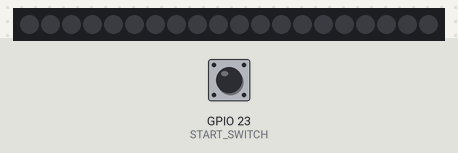
A sketch run on a simulated ESP32. Shown: 20 RGB LEDs in strip order, left to right. The test bench sets the inputs (shaded band); at power-on: GPIO 23 (START_SWITCH) HIGH. Dim RGB values are drawn brighter than linear.

Above: at 3.2 s.
3.3 s: GPIO 23 (START_SWITCH) pulled LOW for 0.15 s
At 3.45 s:
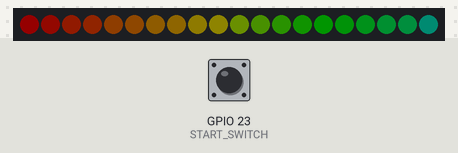
At 4.08 s:
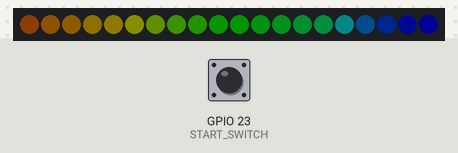
12.1 s: GPIO 23 (START_SWITCH) pulled LOW for 3.2 s
At 13.78 s:
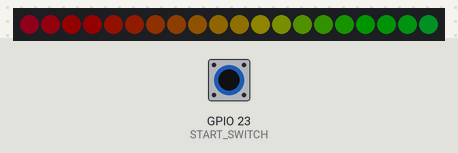
Timing chart, 0 to 15.3 s (numbered marks = the images above; inputs shaded):
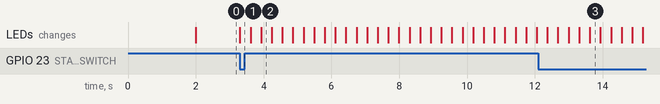

The sketch:

Leds_com_Btn.ino
```cpp
#include <FastLED.h>

// Configuration
#define LED_PIN       33
#define NUM_LEDS      20
#define BRIGHTNESS    20
#define LED_TYPE      WS2811
#define COLOR_ORDER   GRB
#define START_SWITCH  23 // Renamed for consistency

CRGB leds[NUM_LEDS];

void setup() {
  delay(2000);

  // Initialize the switch with an internal pull-up resistor
  // This assumes the switch connects pin 23 to Ground when pressed
  pinMode(START_SWITCH, INPUT_PULLUP);

  FastLED.addLeds<LED_TYPE, LED_PIN, COLOR_ORDER>(leds, NUM_LEDS).setCorrection(TypicalLEDStrip);
  FastLED.setBrightness(BRIGHTNESS);

  // Ensure LEDs start OFF
  FastLED.clear();
  FastLED.show();
}

void loop() {
  // 1. Wait for the button to be pressed (Logic is LOW when pressed due to PULLUP)
  if (digitalRead(START_SWITCH) == LOW) {
    runColorCycle(10000); // Run for 10,000 milliseconds (10 seconds)
  }
}

void runColorCycle(unsigned long duration) {
  unsigned long startTime = millis();

  // 2. Loop until the current time exceeds the start time + duration
  while (millis() - startTime < duration) {

    // Example Animation: Rainbow Cycle (more dynamic than the static dot)
    static uint8_t hue = 0;
    fill_rainbow(leds, NUM_LEDS, hue++, 7);
    FastLED.show();

    // Small delay for smooth animation
    delay(20);
  }

  // 3. Shut off LEDs after the 10 seconds are up
  FastLED.clear();
  FastLED.show();
}
```

Measured:
- after the input at 3.3 s, the LEDs: change at once (image 1)
- after the input at 12.1 s, the LEDs: first differ from a run without the input after 1.5 s (image 3)
